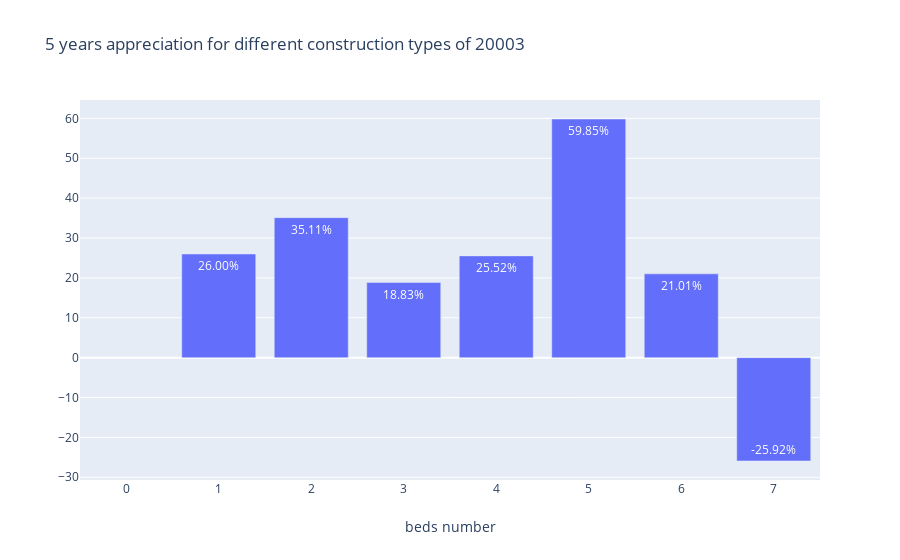

This figure's notebook cell:
### Code cell
y=data1["20003"]
fig = go.Figure(data=[go.Bar( y=y,
            text=y,
            textposition='auto',
        )])
fig.update_layout(title="5 years appreciation for different construction types of 20003",xaxis=dict(title="beds number"))
fig.show()

### Figure 1 — Plotly figure (JSON) as saved in the notebook; plotly's stock layout.template omitted (floating-point values rounded to 4 significant figures)
{"data": [{"text": [null, "26.00%", "35.11%", "18.83%", "25.52%", "59.85%", "21.01%", "-25.92%"], "textposition": "auto", "type": "bar", "y": [null, "26.00%", "35.11%", "18.83%", "25.52%", "59.85%", "21.01%", "-25.92%"]}], "layout": {"title": {"text": "5 years appreciation for different construction types of 20003"}, "xaxis": {"title": {"text": "beds number"}}}}
